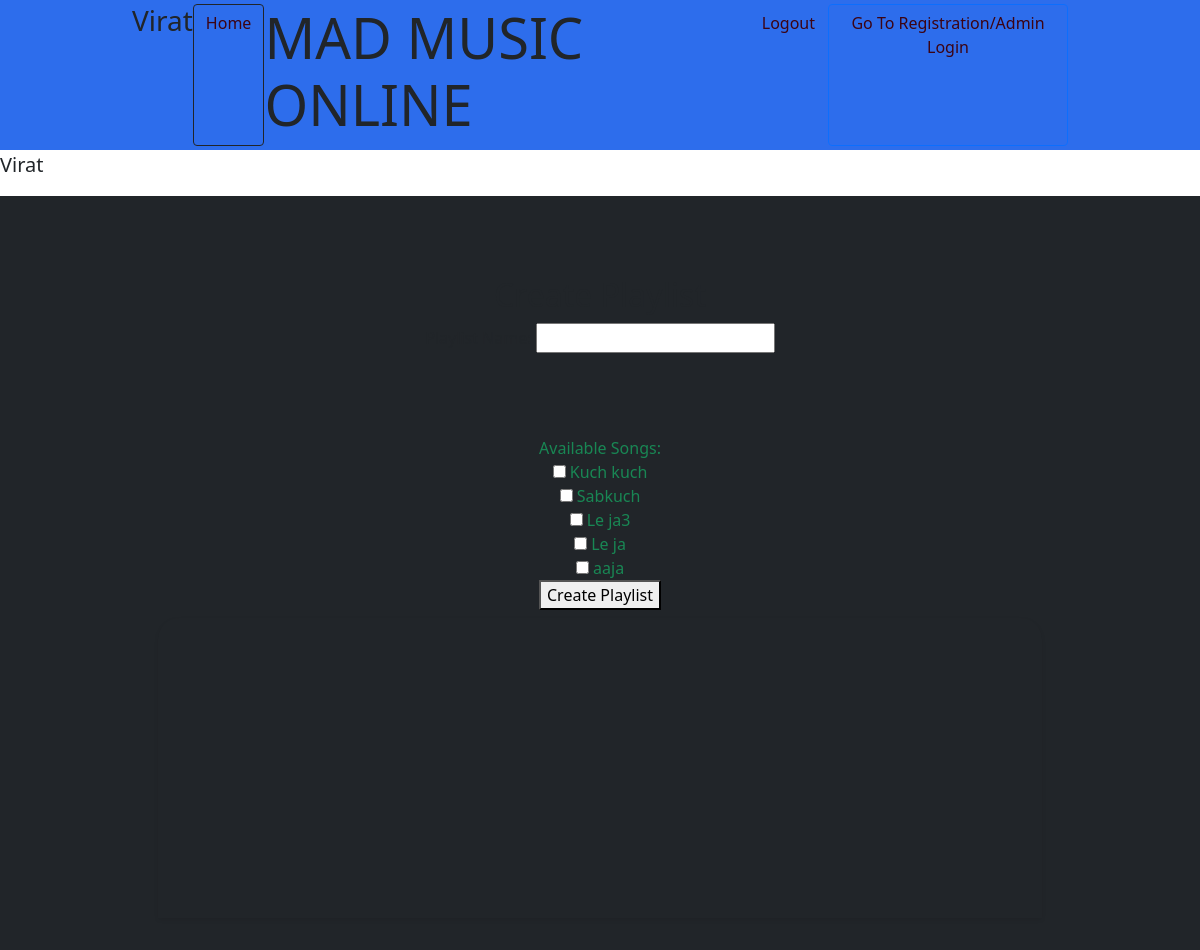
Screenshot of /create_playlist (signed in) with the database file from the repository.
### application/models.py (models this page shows, shortened)
class User(db.Model):
    __tablename__ = 'user'
    __table_args__ = {'extend_existing': True}
    id = db.Column(db.Integer, autoincrement = True, primary_key = True )
    firstname = db.Column(db.String(20), nullable = False, )
    lastname = db.Column(db.String(20), nullable = False, )
    continent= db.Column(db.String(20), nullable = False, )
    email = db.Column(db.String(50), nullable = False, unique = True )
    password = db.Column(db.String(12), nullable = False,)
    is_creator = db.Column(db.Boolean, default = 0)
    is_blacklisted = db.Column(db.Boolean, default = 0)
    playlists = db.relationship('Playlist',
                                secondary = users,  backref = db.backref('associated_users', lazy = True))
    albums = db.relationship('Album',
                              backref = db.backref('associated_albums', lazy = True))
    songs = db.relationship('Song',
                            backref=db.backref('creator', lazy=True), cascade='all, delete-orphan')

class Song(db.Model):
    __tablename__ = 'song'
    __table_args__ = {'extend_existing': True}
    id = db.Column(db.Integer, autoincrement = True, primary_key = True )
    name = db.Column(db.String(100), nullable = False, unique = True )
    lyrics = db.Column(db.String(10000), nullable= False)
    audio = db.Column(db.String(10000), nullable= False)
    creater_id = db.Column(db.Integer, db.ForeignKey('user.id'), nullable= False)
    created_on =db.Column(db.DateTime(timezone=True), default =datetime.utcnow())
    duration= db.Column(db.Integer, default = 0)
    likes = db.Column(db.Integer, default=0)
    ratings = db.relationship('SongRating', backref='song', lazy=True)
    avg_rating = db.Column(db.Integer, default= 0)
    album_id = db.Column(db.Integer, db.ForeignKey('album.id'), nullable= True)
    is_abusive = db.Column(db.Boolean, default = 0)
    playlists = db.relationship(
        'Playlist',
        secondary=songs,
        primaryjoin='Song.id == songs.c.song_id',
        secondaryjoin='Playlist.id == songs.c.playlist_id',
        backref=db.backref('associated_songs', lazy=True),
        cascade='all',
        single_parent=True,
    )

### application/controllers.py (the view, shortened to what this page needs)
@app.route('/create_playlist', methods=['GET', 'POST'])
def create_playlist():
    if request.method == 'GET':
        email= session['user_email']
        password= session['user_password']
        user = db.session.query(User).filter_by(email=email, password=password).first()
        user_songs = db.session.query(Song).filter_by(creater_id=user.id).all()
        all_songs = db.session.query(Song).all()
    return render_template('create_playlist.html', key=user.firstname, user_songs=user_songs, user_iscreator=user.is_creator, all_songs=all_songs, genre_songs=all_songs)

### templates/create_playlist.html (shortened to what this page needs)
<!DOCTYPE html>
<html lang="en">
<head>
    <link rel="stylesheet" href="https://stackpath.bootstrapcdn.com/bootstrap/5.0.0-alpha1/css/bootstrap.min.css"
>
</head>
<body>
    <nav class="site-header sticky-top py-1">
        <div class="container d-flex flex-column flex-md-row justify-content-between">
            <h3 class="display-9 font-weight-normal"> {{ key }} </h3>
            <a class="btn btn-outline-dark" href="/user_home"> Home </a>
            <h1 class="display-4 font-weight-normal">MAD MUSIC ONLINE</h1>
            <a class="btn btn-outline" href="/user_login"> Logout </a>
            <a class="btn btn-outline-primary" href="/"> Go To Registration/Admin Login </a>
        </div>
    </nav>
    <p class="lead font-weight-normal"> {{ key }} </p>
 <div class="bg-dark mr-md-3 pt-3 px-3 pt-md-5 px-md-5 text-center text-black overflow-hidden">
    <div class="my-3 py-3">
        <h2>Create Playlist</h2>
        <form method="POST" action="/create_playlist" class="playlist-form">
            <label for="playlist-name">Playlist Name:</label>
            <input type="text" id="playlist-name" name="playlist_name" required>
            <div class="container text-center bg-dark p-2 text-success bg-opacity-10">
                <div class="col-8 gx=5">
                  <h1 class = "display-4">    &nbsp;&nbsp;&nbsp; &nbsp;&nbsp;
                </h1>
          </div>
            <label>Available Songs:</label>
            <div class="song-list">
                {% for song in all_songs %}
                <div class="song">
                    <input type="checkbox" id="song_{{ song.id }}" name="songs[]" value="{{ song.id }}">
                    <label for="song_{{ song.id }}">{{ song.name }}</label>
                </div>
                {% endfor %}
            </div>
            <button type="submit">Create Playlist</button>
        </form>
    </div>
    <div class="bg-dark shadow-sm mx-auto" style="width: 80%; height: 300px; border-radius: 21px 21px 0 0;">
    </div>
</div>
</body>
</html>

### templates/create_playlist.html (style rules this page uses)
.container { max-width: 960px; }
.site-header { background-color: rgba(9, 84, 233, 0.85); -webkit-backdrop-filter: saturate(180%) blur(20px); backdrop-filter: saturate(180%) blur(20px); }
.site-header a { color: rgb(60, 4, 19); transition: color .15s ease-in-out; }

### rows the page displays
User: firstname "Virat"
Song: name "Kuch kuch"
Song: name "Sabkuch"
Song: name "Le ja3"
Song: name "Le ja"
Song: name "aaja"
